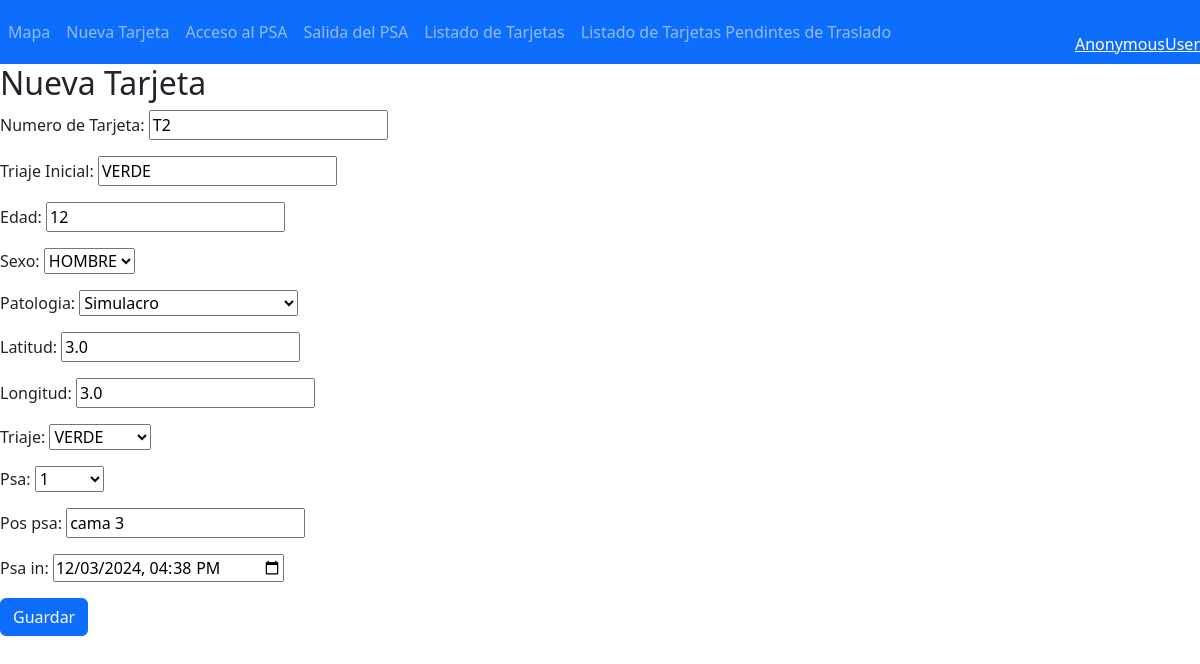
Screenshot of /tarjetas/tarjeta_psa_in/12/ with the database file from the repository.
### tarjetas/models.py (models this page shows, shortened)
class Tarjeta(models.Model):
    TRIAJE = (
        ('VERDE', 'VERDE'),
        ('AMARILLO','AMARILLO'),
        ('ROJO', 'ROJO'),
        ('MORADO', 'MORADO'),
        ('NEGRO', 'NEGRO'),
    )
    ESTADO_TRASLADO = (
        ('PENDIENTE', 'PENDIENTE'),
        ('SOLICITADO', 'SOLICITADO'),
        ('GESTIONADO', 'GESTIONADO'),
        ('SALIDA_PSA', 'SALIDA_PSA'),
        ('REALIZADO', 'REALIZADO'),
        ('ALTA LUGAR', 'ALTA LUGAR'),
    )
    SEXO = (
        ('HOMBRE', 'HOMBRE'),
        ('MUJER','MUJER'),
        ('NSNC', 'NS/NC'),
    )
    num_t = models.CharField(max_length=100, blank=False)
    edad = models.IntegerField(blank=True, null=True)
    sexo = models.CharField(max_length=32,choices=SEXO)
    filiacion = models.CharField(max_length=200, blank=True)
    patologia = models.ForeignKey(Patologia, models.DO_NOTHING, db_column='patologia', blank=True, null=True)
    diagnostico = models.CharField(max_length=500, blank=True)
    tratamiento = models.CharField(max_length=500, blank=True)
    traslada_a = models.ForeignKey(Destino, models.DO_NOTHING, db_column='destino', blank=True, null=True)
    traslada_por = models.CharField(max_length=50, blank=True)
    triaje_ini = models.CharField(max_length=10,choices=TRIAJE)
    triaje = models.CharField(max_length=10,choices=TRIAJE)
    estado_traslado = models.CharField(max_length=32,choices=ESTADO_TRASLADO)
    latitud = models.FloatField(blank=True, null=True)
    longitud = models.FloatField(blank=True, null=True)
    evento = models.ForeignKey(Evento, models.DO_NOTHING, db_column='evento', blank=True, null=True)
    hora_ini = models.DateTimeField(auto_now_add=True)
    psa_in = models.DateTimeField(blank=True, null=True)
    psa_out = models.DateTimeField(blank=True, null=True)
    dest_in = models.DateTimeField(blank=True, null=True)
    hora_fin = models.DateTimeField(blank=True, null=True)
    pos_psa = models.CharField(max_length=100, blank=True)
    psa = models.ForeignKey(Psa, models.DO_NOTHING, db_column='psa', blank=True, null=True)
    imagen_file_front = models.FileField(upload_to=cambiar_nombre_imagen,blank=True, null=True)
    imagen_file_back = models.FileField(upload_to=cambiar_nombre_imagen,blank=True, null=True)

### tarjetas/views.py (the view)
# urls.py: path('tarjeta_psa_in/<int:tarjeta_id>/', views.tarjeta_psa_in, name='tarjeta_psa_in'),
def tarjeta_psa_in(request, tarjeta_id):
    post = get_object_or_404(Tarjeta,id=tarjeta_id)
    if request.method == "POST":
        form = TarjetaPsaInForm(request.POST.copy(), instance=post)
        if form.is_valid():
            post = form.save()
            post.save()
            return redirect('roll_2', )
    else:
        form = TarjetaPsaInForm(instance=post)
    return render(request, 'tarjetas/tarjeta_psa_in.html', {'form': form})

### tarjetas/forms.py
class TarjetaPsaInForm(forms.ModelForm):
    class Meta:
        model = Tarjeta
        fields = ('num_t', 'triaje_ini', 'edad', 'sexo', 'patologia', 'latitud', 'longitud', 'triaje', 'psa', 'pos_psa', 'psa_in')
        labels = {
            'num_t': 'Numero de Tarjeta',
            'triaje_ini': 'Triaje Inicial',
        }
        widgets = {
            'num_t': forms.TextInput(attrs={'readonly': 'readonly'}),
            'triaje_ini': forms.TextInput(attrs={'readonly': 'readonly'}),
            'latitud': forms.TextInput(attrs={'id': 'id_latitud', 'readonly': 'readonly'}),
            'longitud': forms.TextInput(attrs={'id': 'id_longitud', 'readonly': 'readonly'}),
            'psa_in': forms.DateTimeInput(attrs={'type': 'datetime-local'}, format='%d/%m/%Y %H:%M'),
        }
    def __init__(self, *args, **kwargs):
        super().__init__(*args, **kwargs)
        self.fields['psa_in'].initial = now().strftime('%d/%m/%Y %H:%M')

### tarjetas/models.py (called while the page is built)
    def __str__(self):
        return self.nombre

    def __str__(self):
        return self.tipo

### tarjetas/templates/tarjetas/tarjeta_psa_in.html (shortened to what this page needs)
{% extends "base.html" %}
  {% block content %}
  <h2>Nueva Tarjeta</h2>
  <form method="POST" class="form-group">{% csrf_token %}
    {{ form.as_p }}
    <button type="submit" class="btn btn-primary">Guardar</button>
  </form>
  {% endblock %}

### rows the page displays
Tarjeta: num_t "T2", triaje_ini "VERDE", edad "12", sexo "HOMBRE", patologia "Simulacro", latitud "3.0", longitud "3.0", triaje "VERDE", psa "1", pos_psa "cama 3", psa_in "12/03/2024 16:38"

### other values shown
{{ request.user }} "AnonymousUser"
